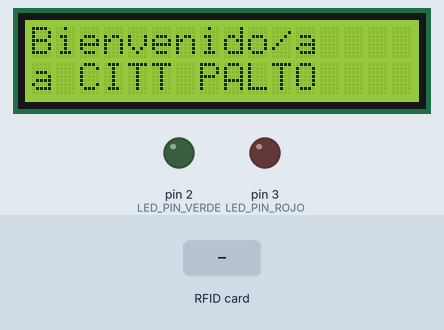
A sketch run on a simulated Arduino Uno, built with avr-gcc and run on an emulated ATmega328P. Shown: 16×2 character LCD, output pins drawn as LEDs (lit = HIGH). The inputs (shaded band) are chosen by the test bench. Pins used as bus, display or sensor lines are not drawn.

Above: at 2.3 s.
2.4 s: RFID card CE 02 36 02 held to the reader
At 3.3 s:
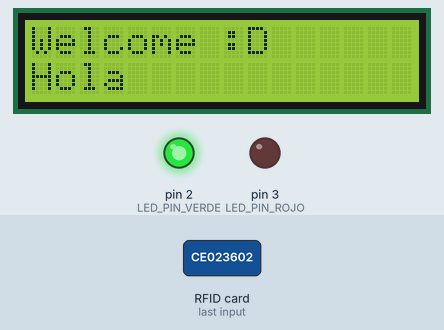
At 5.2 s:
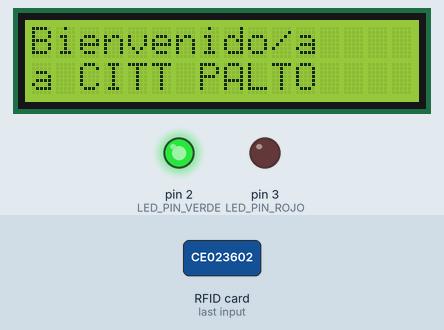
5.4 s: RFID card 5E 7A 19 C4 held to the reader
At 5.9 s:
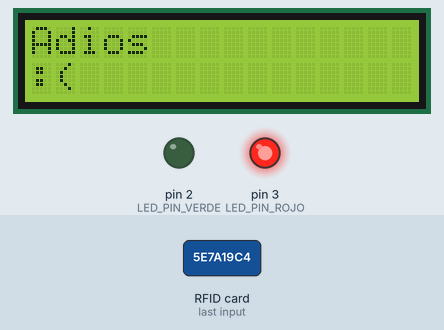
Timing chart, 0 to 10.0 s (numbered marks = the images above; inputs shaded):
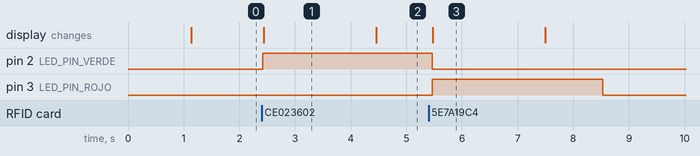

Measured:
- after the input at 2.4 s, pin 2 (LED_PIN_VERDE): LOW → HIGH at once; the display: changes at once (image 1)
- after the input at 5.4 s, pin 3 (LED_PIN_ROJO): LOW → HIGH after 0.06 s, → LOW 3.1 s later; the display: changes after 0.08 s (image 3)
- what the display in image 1 shows lasts 2.1 s, from 2.4 s to 4.5 s

The sketch:

Script_LectorRFID.ino
```cpp
#include <SPI.h>
#include <MFRC522.h>
#include <Wire.h>
#include <LiquidCrystal_I2C.h>

#define RST_PIN 9
#define SS_PIN 10
#define LED_PIN_VERDE 2
#define LED_PIN_ROJO 3
//ID TARJETA: CE 02 36 02
//ID LLAVERO: 73 39 9B 13

//Listado de IDs registrada
const byte listado_UID[][4] = {
  {0xCE, 0x02, 0x36, 0x02} //ID Tarjeta
};

//Listado de nombres
const char* nombresTarjetas[] = {
  "Carol"
};

//se dividen las filas por la cantidad de bytes de la tarjet
//para encontrar la posición en el listado de nombres y asociarlas a su ID
const int cantidad_ID = sizeof(listado_UID) / 4;

//Crea objeto del modulo
MFRC522 mfrc522(SS_PIN, RST_PIN);

LiquidCrystal_I2C lcd(0x27, 16, 2);

void setup() {
  //Inicia comunicación
  Serial.begin(9600);
  //Inicia bus SPI
  SPI.begin();
  //Comunicación con el lector
  mfrc522.PCD_Init();

  //LED
  pinMode(LED_PIN_VERDE, OUTPUT);
  pinMode(LED_PIN_ROJO, OUTPUT);

  //Asegura que el led esté apagado
  digitalWrite(LED_PIN_VERDE, LOW);
  digitalWrite(LED_PIN_ROJO, LOW);

  lcd.init();
  lcd.backlight();


  modoEspera();
}

void loop() {
  // Condición para verificar que la tarjeta está presentes
  if ( !mfrc522.PICC_IsNewCardPresent() ){
    //apaga los led si no hay tarjeta
    digitalWrite(LED_PIN_VERDE, LOW);
    digitalWrite(LED_PIN_ROJO, LOW);
    return;
  }

  // Condición para extraer datos de tarjeta
  if ( !mfrc522.PICC_ReadCardSerial() ) {
    digitalWrite(LED_PIN_VERDE, LOW);
    digitalWrite(LED_PIN_ROJO, LOW);
    return;
  }

  //Verifica que la tarjeta esté registrada:
  bool estaRegistrada = false;
  const char* nombre = "";

  for (int i = 0; i < cantidad_ID; i++) {
    bool coincide = true;
    for (byte x = 0; x < mfrc522.uid.size; x++) {
      if (mfrc522.uid.uidByte[x] != listado_UID[i][x]) {
        coincide = false;
        break;
      }
    }

    if (coincide) {
      estaRegistrada = true;
      nombre = nombresTarjetas[i];
      break;
    }

  }

  if (estaRegistrada) {
    digitalWrite(LED_PIN_VERDE, HIGH);
    digitalWrite(LED_PIN_ROJO, LOW);
    hola();
    modoEspera();

  } else {
    digitalWrite(LED_PIN_VERDE, LOW);
    digitalWrite(LED_PIN_ROJO, HIGH);
    adios();
    modoEspera();
  }

  delay(1000);
  mfrc522.PICC_HaltA();


}

void hola(){
  lcd.clear();
  lcd.setCursor(0, 0);
  lcd.print("Welcome :D");
  lcd.setCursor(0, 1);
  lcd.print("Hola");
  delay(1000);
}

void adios(){
  lcd.clear();
  lcd.setCursor(0, 0);
  lcd.print("Adios ");
  lcd.setCursor(0, 1);
  lcd.print(":(");
  delay(1000);

}

void modoEspera(){
  delay(1000);
  lcd.setCursor(0, 0);
  lcd.print("Bienvenido/a");

  lcd.setCursor(0, 1);
  lcd.print("a CITT PALTO");
}
```
